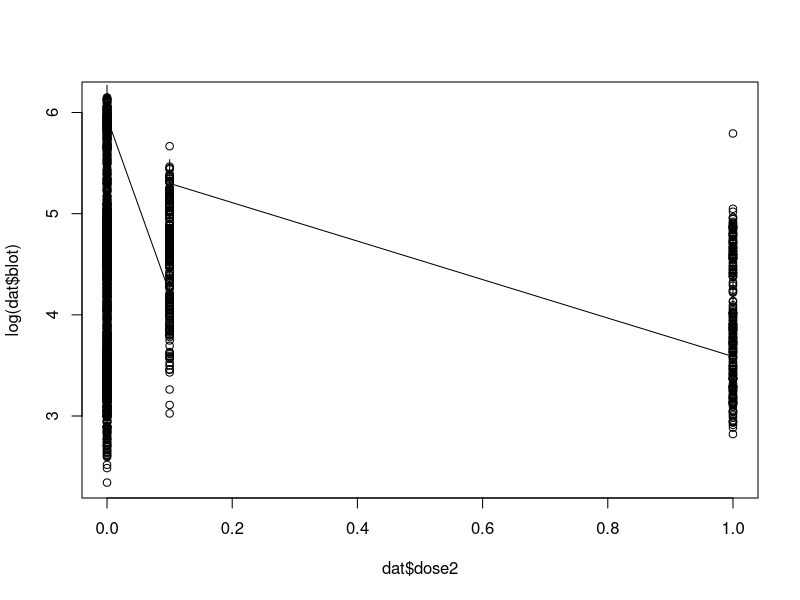
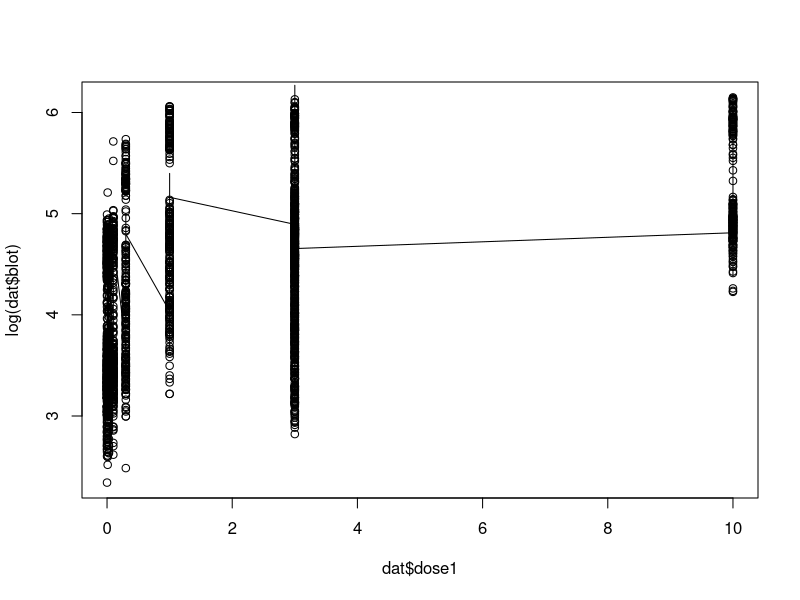
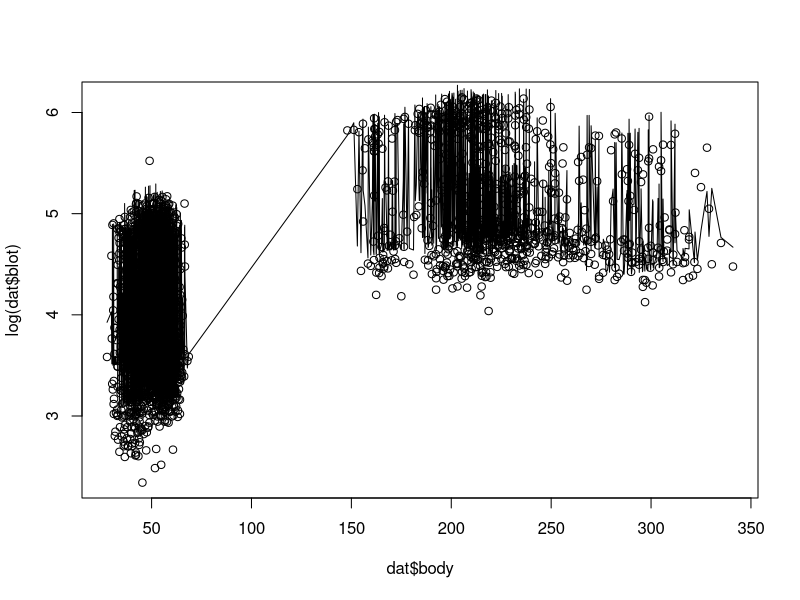

Source code (R) for these figures, in order: (Note: this script raises an error after producing the figures.)
## ---- chunk 1
library(dplyr)
library(lme4)
library(ggplot2)
library(magrittr)
dat <- read.table("case1.txt", header = T, stringsAsFactors = F, na.strings = ".", colClasses=c("character","character","numeric","numeric","numeric","numeric","numeric","numeric"))
dat <-  dat %>% filter(complete.cases(blot)) 
## ---- chunk 2
#creates a kernel distribution for each covariate
#be careful of random samples--Big X can't have NAs
kern_distribution <- function(x,y, knots = 4) {
  ### s: #controls how wide the kernels are, s should be half the distance between two knots 
  ### tau: decides where the breaks are based on the number of knots
  ###knots: number of splits/peaks in the data
  ##x and y are the data
  
  tau <- seq(min(x), max(x), length.out = knots)
  s <- diff(tau)[1]/2
  X <- matrix(0, nrow=length(x),ncol=knots)
  for(i in 1:knots) {
    X[,i] <- x * dnorm(x, tau[i], s)
  }
  return(X)
}
## ---- chunk 3

attach(dat) ##attaches the data so we can just run through with the variable names

m2 <- lmer(log(blot + 1) ~ (1 + proto|lab) + kern_distribution(dose1, blot, knots = 2) + kern_distribution(dose2, blot, knots = 3) + kern_distribution(body, blot, knots = 10), data = dat) #X + Z + R + S + random effect
summary(m2)

plot(dat$dose2, log(dat$blot))
lines(sort(dat$dose2), fitted(m2)[order(dat$dose2)])
#abline(v = tau)

plot(dat$dose1, log(dat$blot))
lines(sort(dat$dose1), fitted(m2)[order(dat$dose1)])

plot(dat$body, log(dat$blot))
lines(sort(dat$body), fitted(m2)[order(dat$body)])



#smoothing out the graph
x.predict <- seq(min(x), max(x), length.out=500) #splits data into event little groups
X.predict <- matrix(0, nrow=500,ncol = knots)
for(i in 1:knots) {
  X.predict[,i] <- x.predict * dnorm(x.predict, tau[i], s)
}
y.predict <- cbind(1, X.predict) %*% coef(m2) #predict function is easier // but cbind(X.predicts)
plot(x$dose2,y$blot)

lines(x$dose2, y.predict)
